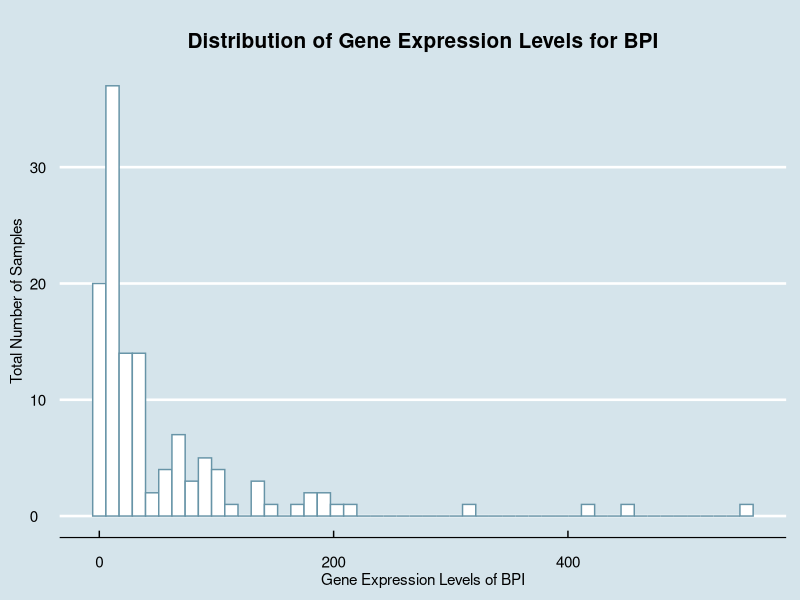
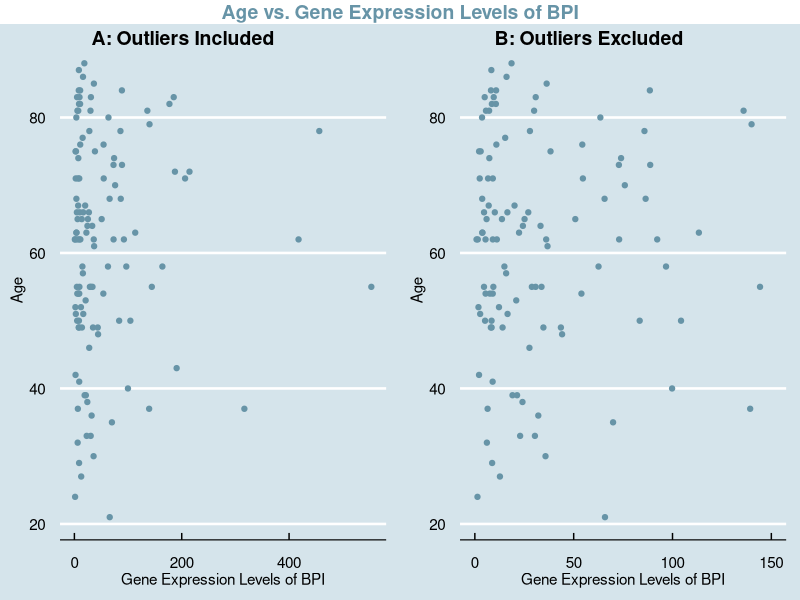
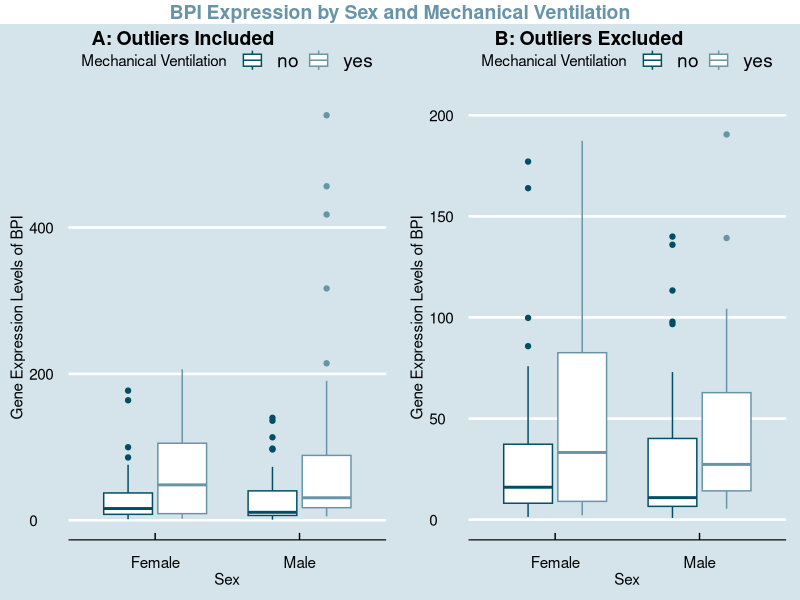
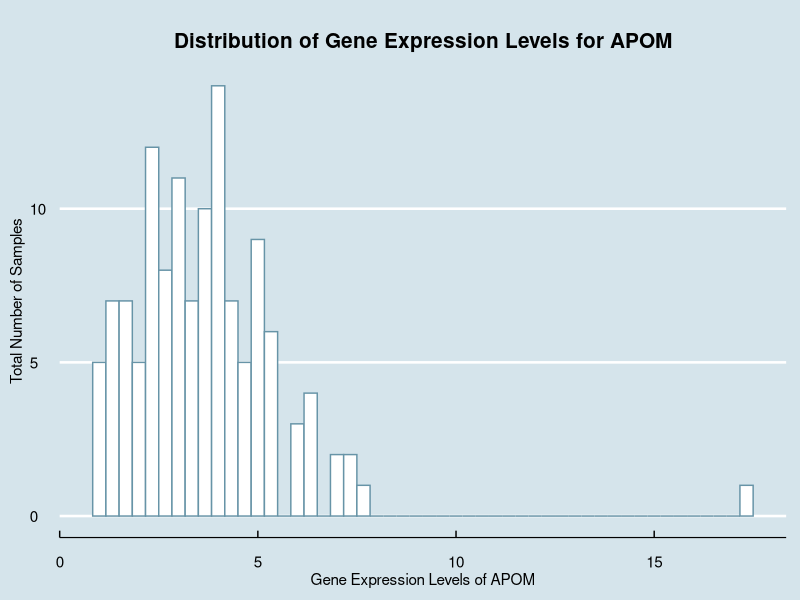
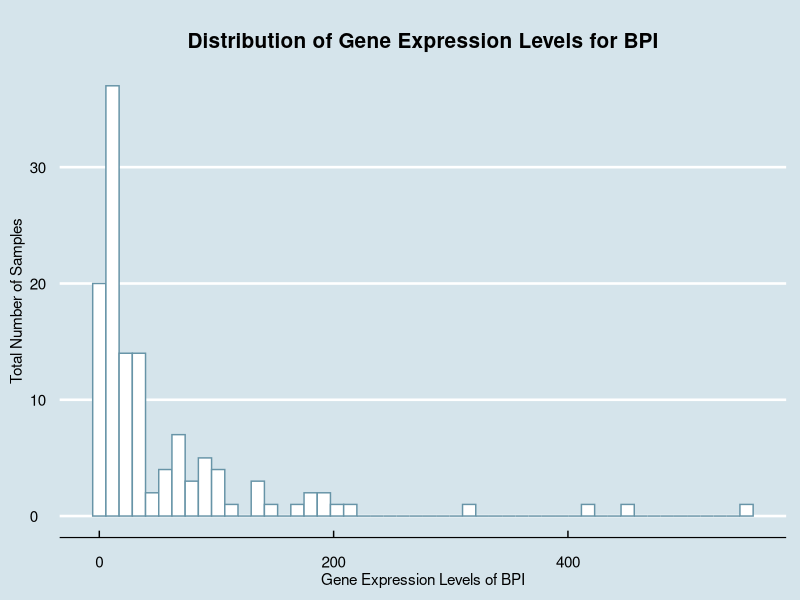
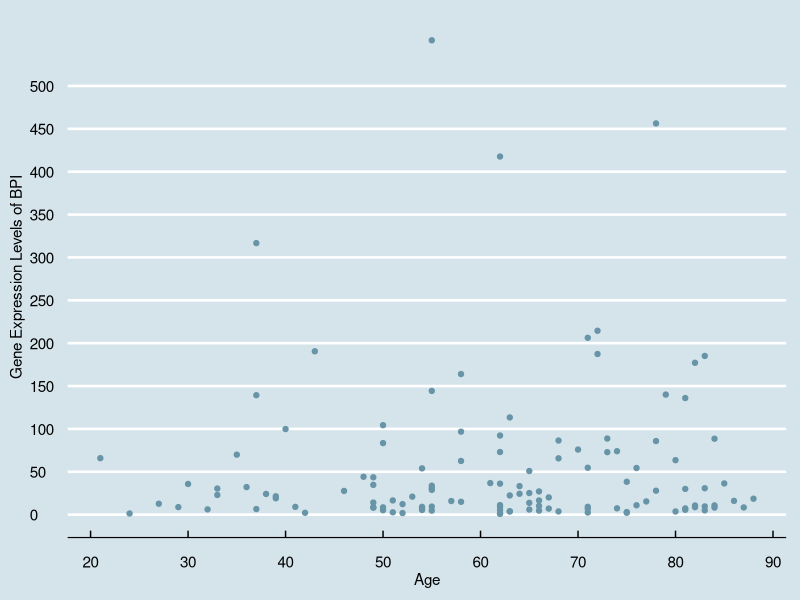
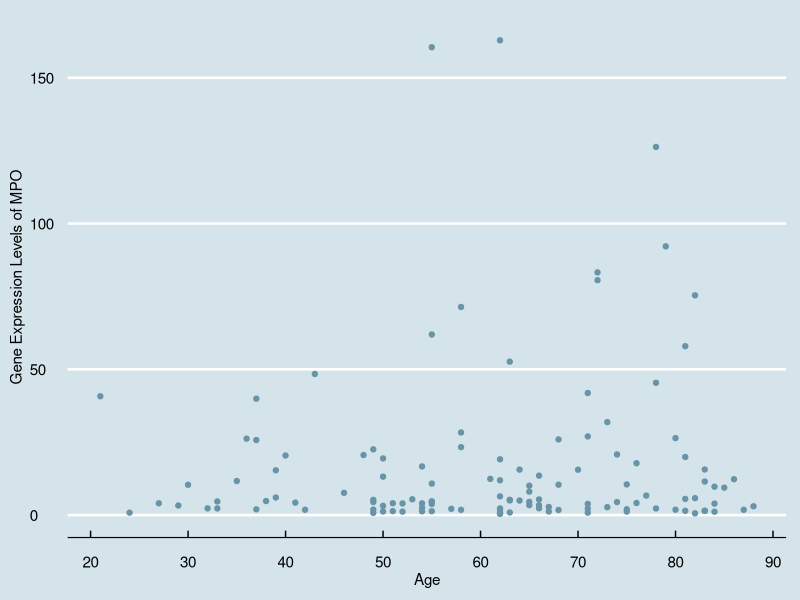
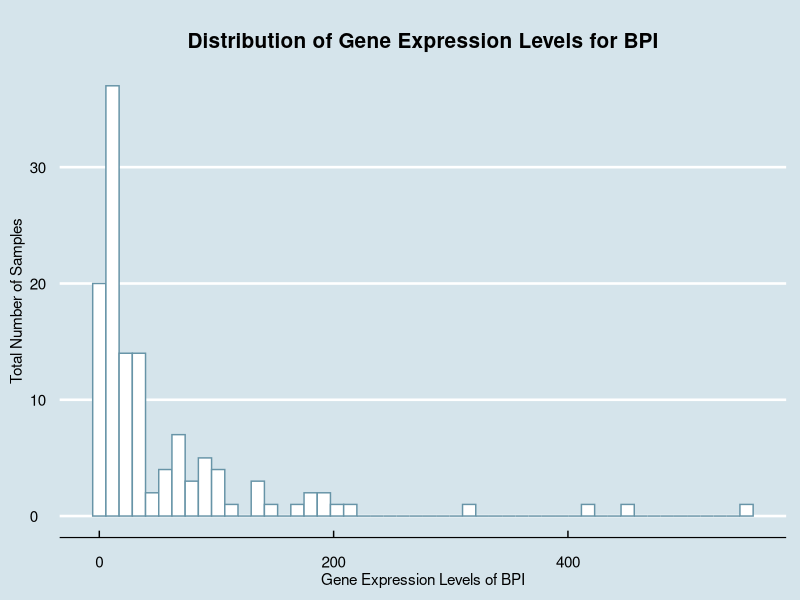

Write R code to recreate these figures, in order.
## ---- chunk 1
knitr::opts_chunk$set(echo = TRUE)
library(ggplot2)
library(ggthemes)
library(ggpubr)
library(gridExtra)
library(dplyr)
## ---- chunk 2
metadata <- read.csv("QBS103_finalProject_metadata.csv", row.names = 1)
gene_exp <- read.csv("QBS103_finalProject_geneExpression.csv", row.names = 1)
## ---- chunk 3
#chosen gene: BPI - bactericidal permeability increasing protein - Plays a role in the immune response against bacterial infections, can kill the bacterial by targeting their cell membrane and can also increase permeability of cell membranes, encodes a lipopolysaccharide binding protein and helps with regulating inflammatory responses - information from https://www.ncbi.nlm.nih.gov/gene/671#summary

BPI <- gene_exp["BPI",]
BPI <- as.data.frame(t(BPI)) #transposes the matrix
metadata_BPI <- cbind(metadata, BPI) #creates one data frame with all BPI data
suppressWarnings(metadata_BPI$age <- as.integer(metadata_BPI$age))
## ---- chunk 4
#creates histogram of BPI

ggplot(metadata_BPI, aes(x = BPI)) + geom_histogram(color = "#6794a7", fill = "white", bins = 50) + 
  labs(x = "Gene Expression Levels of BPI", y = "Total Number of Samples", title = "Distribution of Gene Expression Levels for BPI") + 
  theme_economist() + 
  scale_fill_economist() + 
  theme(plot.title = element_text(size=15, face="bold", margin = margin(10, 0, 10, 0), hjust = (0.5)), axis.title.x = element_text(vjust=-0.40), axis.title.y= element_text(vjust=2 ))

# interpretation - shows the distribution of BPI gene expression in the samples. there are more studies with lower gene expression levels of BPI with a smaller amount of samples showing higher levels of expression levels. the majority of samples are seen below the threshold of 200.
## ---- chunk 5
#chosen continuous covariate: age

#creates scatterplot with BPI and age
suppressWarnings(scatter_outliers <- ggplot(metadata_BPI, aes(x = BPI, y = age)) + 
  geom_point(color = "#6794a7", fill = "white") + 
  labs(x = "Gene Expression Levels of BPI", y = "Age") + 
  theme_economist() + 
  scale_fill_economist() + 
  theme(plot.title = element_text(size=12, face="bold", margin = margin(10, 0, 10, 0)), axis.title.x = element_text(vjust=-0.40), axis.title.y= element_text(vjust=2)))

#creates scatterplot with BPI and age and sets x-axis range from 0 to 150 for easier viewing
suppressWarnings(scatter_no_outliers <- ggplot(metadata_BPI, aes(x = BPI, y = age)) + 
  geom_point(color = "#6794a7", fill = "white") + 
  labs(x = "Gene Expression Levels of BPI", y = "Age") + 
  theme_economist() + 
  scale_fill_economist() + 
  theme(plot.title = element_text(size=12, face="bold", margin = margin(10, 0, 10, 0)), axis.title.x = element_text(vjust=-0.40), axis.title.y= element_text(vjust=2)) + 
  xlim(0, 150))

#creates scatterplot of both previous plots combined
suppressWarnings(new_scatter <- ggarrange(scatter_outliers, scatter_no_outliers,ncol=2, labels = c("A: Outliers Included", "B: Outliers Excluded"))) 

#adds title to the combined plot
suppressWarnings(annotate_figure(new_scatter, top = text_grob("Age vs. Gene Expression Levels of BPI", color = "#6794a7", face = "bold", size = 14)))

#interpretation - shows the relationship between BPI gene expression and ages of individuals sampled. there is not necessarily a clear relationship that can be observed in this graph without further analysis. the points seem to be clustered towards the lower gene expression levels around ages 50-85.
## ---- chunk 6
#chosen categorical covariates: sex and mechanical ventilation

#create new dataset with the row of data where sex = "unknown"
unknown_removed <- metadata_BPI
unknown_removed <- metadata_BPI[metadata_BPI$sex != " unknown", ]

#creates scatterplot with BPI, sex, and mechanical ventilation
suppressWarnings(box_outliers <- ggplot(unknown_removed,aes(x = sex,y = BPI, color = mechanical_ventilation)) + geom_boxplot() + scale_x_discrete(labels = c("Female", "Male")) + labs(x = "Sex", y = "Gene Expression Levels of BPI", color = "Mechanical Ventilation") + theme_economist() + scale_color_manual(values = c('#014d64','#6794a7')) + theme(plot.title = element_text(size=15, face="bold", margin = margin(10, 0, 10, 0), hjust = (0.5)), axis.title.x = element_text(vjust=-0.40), axis.title.y= element_text(vjust=2))) 

#creates scatterplot with BPI, sex, and mechanical ventilation and sets y-axis range from 0 to 200 for easier viewing
suppressWarnings(box_no_outliers <- ggplot(unknown_removed,aes(x = sex,y = BPI, color = mechanical_ventilation)) + geom_boxplot() + scale_x_discrete(labels = c("Female", "Male")) + labs(x = "Sex", y = "Gene Expression Levels of BPI", color = "Mechanical Ventilation") + theme_economist() + scale_color_manual(values = c('#014d64','#6794a7')) + theme(plot.title = element_text(size=15, face="bold", margin = margin(10, 0, 10, 0), hjust = (0.5)), axis.title.x = element_text(vjust=-0.40), axis.title.y= element_text(vjust=2)) + ylim(0, 200))

#creates boxplot of both previous plots combined
suppressWarnings(new_box <- ggarrange(box_outliers, box_no_outliers,ncol=2, labels = c("A: Outliers Included", "B: Outliers Excluded")))

#adds title to the combined plot
annotate_figure(new_box, top = text_grob("BPI Expression by Sex and Mechanical Ventilation", color = "#6794a7", face = "bold", size = 14))

#interpretation - shows distribution of BPI gene expression across sexes and ventilation categories. from the graph on the right, we can see that the samples with mechanical ventilation have a higher mean gene expression level. this is true for both males and females. the mechanical ventilation groups have a higher iqr when compared to the groups without mechanical ventilation. the females from the study seem to have a higher mean gene expression level than the males.
## ---- chunk 7
#CODE WORKS FOR BOXPLOT 
all_graphs <- function(data, genes, gene_exp, metadata) {
  graphs <- list()
  for (gene in genes) {
    gene_data <- as.numeric(t(gene_exp[gene, ]))
    metadata_gene <- cbind(metadata, gene_data)
    
    box <- ggplot(metadata_gene, aes(x = gene_data)) +
      geom_histogram(color = "#6794a7", fill = "white", bins = 50) + 
      labs(x = paste("Gene Expression Levels of", gene), y = "Total Number of Samples", title = paste("Distribution of Gene Expression Levels for", gene)) + 
      theme_economist() + 
      scale_fill_economist() + 
      theme(plot.title = element_text(size = 15, face = "bold", margin = margin(10, 0, 10, 0), hjust = 0.5),
            axis.title.x = element_text(vjust = -0.4),
            axis.title.y = element_text(vjust = 2))
    
    graphs[[gene]] <- box
  }
  return(graphs)
}
  
selected_genes <- c("APOM", "BPI")  # Add the gene names you want to plot

multiple_graphs <- all_graphs(data = gene_exp, genes = selected_genes, gene_exp = gene_exp, metadata = metadata)

print(multiple_graphs)

## ---- chunk 8
#CODE WORKS FOR SCATTER
all_graphs <- function(data, genes, gene_exp, metadata) {
  graphs <- list()
  for (gene in genes) {
    gene_data <- as.numeric(t(gene_exp[gene, ]))
    metadata_gene <- cbind(metadata, gene_data)
    metadata_gene <- metadata_gene[metadata_gene$age != " >89" & metadata_gene$age != " :" & metadata_gene$age != "NA", ]
    metadata_gene$age <- as.numeric(metadata_gene$age)

    scatter_outliers <- ggplot(metadata_gene, aes(x = age, y = gene_data)) + 
      geom_point(color = "#6794a7", fill = "white") + 
      labs(x = "Age" , y = paste("Gene Expression Levels of", gene)) + 
      theme_economist() + 
      scale_fill_economist() + 
      theme(plot.title = element_text(size=12, face="bold", margin = margin(10, 0, 10, 0)), axis.title.x = element_text(vjust=-0.40), axis.title.y= element_text(vjust=2)) + scale_x_continuous(breaks = seq(0, 100, by = 10)) + scale_y_continuous(breaks = seq(0, 500, by = 50))
    
    graphs[[gene]] <- scatter_outliers

  }
  return(graphs)
}
selected_genes <- c("BPI", "MPO")  # Add the gene names you want to plot

multiple_graphs <- all_graphs(data = gene_exp, genes = selected_genes, gene_exp = gene_exp, metadata = metadata)

print(multiple_graphs)

## ---- chunk 9
#COMBINED SCATTER AND BOX - WORKS
all_graphs <- function(data, genes, gene_exp, metadata) {
  graphs <- list()
  for (gene in genes) {
    gene_data <- as.numeric(t(gene_exp[gene, ]))
    metadata_gene <- cbind(metadata, gene_data)
    
    box <- ggplot(metadata_gene, aes(x = gene_data)) +
      geom_histogram(color = "#6794a7", fill = "white", bins = 50) + 
      labs(x = paste("Gene Expression Levels of", gene), y = "Total Number of Samples", title = paste("Distribution of Gene Expression Levels for", gene)) + 
      theme_economist() + 
      scale_fill_economist() + 
      theme(plot.title = element_text(size = 15, face = "bold", margin = margin(10, 0, 10, 0), hjust = 0.5),
            axis.title.x = element_text(vjust = -0.4),
            axis.title.y = element_text(vjust = 2))
    
    metadata_gene <- metadata_gene[metadata_gene$age != " >89" & metadata_gene$age != " :" & metadata_gene$age != "NA", ]
    metadata_gene$age <- as.numeric(metadata_gene$age)

    scatter_outliers <- ggplot(metadata_gene, aes(x = age, y = gene_data)) + 
      geom_point(color = "#6794a7", fill = "white") + 
      labs(x = "Age" , y = paste("Gene Expression Levels of", gene), title = paste("Age vs. Gene Expression Levels of", gene)) + 
      theme_economist() + 
      scale_fill_economist() + 
      theme(plot.title = element_text(size=15, face="bold", margin = margin(10, 0, 10, 0), hjust = 0.5), axis.title.x = element_text(vjust=-0.40), axis.title.y= element_text(vjust=2)) + scale_x_continuous(breaks = seq(0, 100, by = 10)) + scale_y_continuous(breaks = seq(0, 500, by = 50))
    
    plots <- list(box = box, scatter = scatter_outliers)
    graphs[[gene]] <- plots
    
  }
  return(graphs)
}
  
selected_genes <- c("BPI", "MPO")

multiple_graphs <- all_graphs(data = gene_exp, genes = selected_genes, gene_exp = gene_exp, metadata = metadata)

for (gene in selected_genes) {
  print(multiple_graphs[[gene]]$box)
  print(multiple_graphs[[gene]]$scatter)
}
